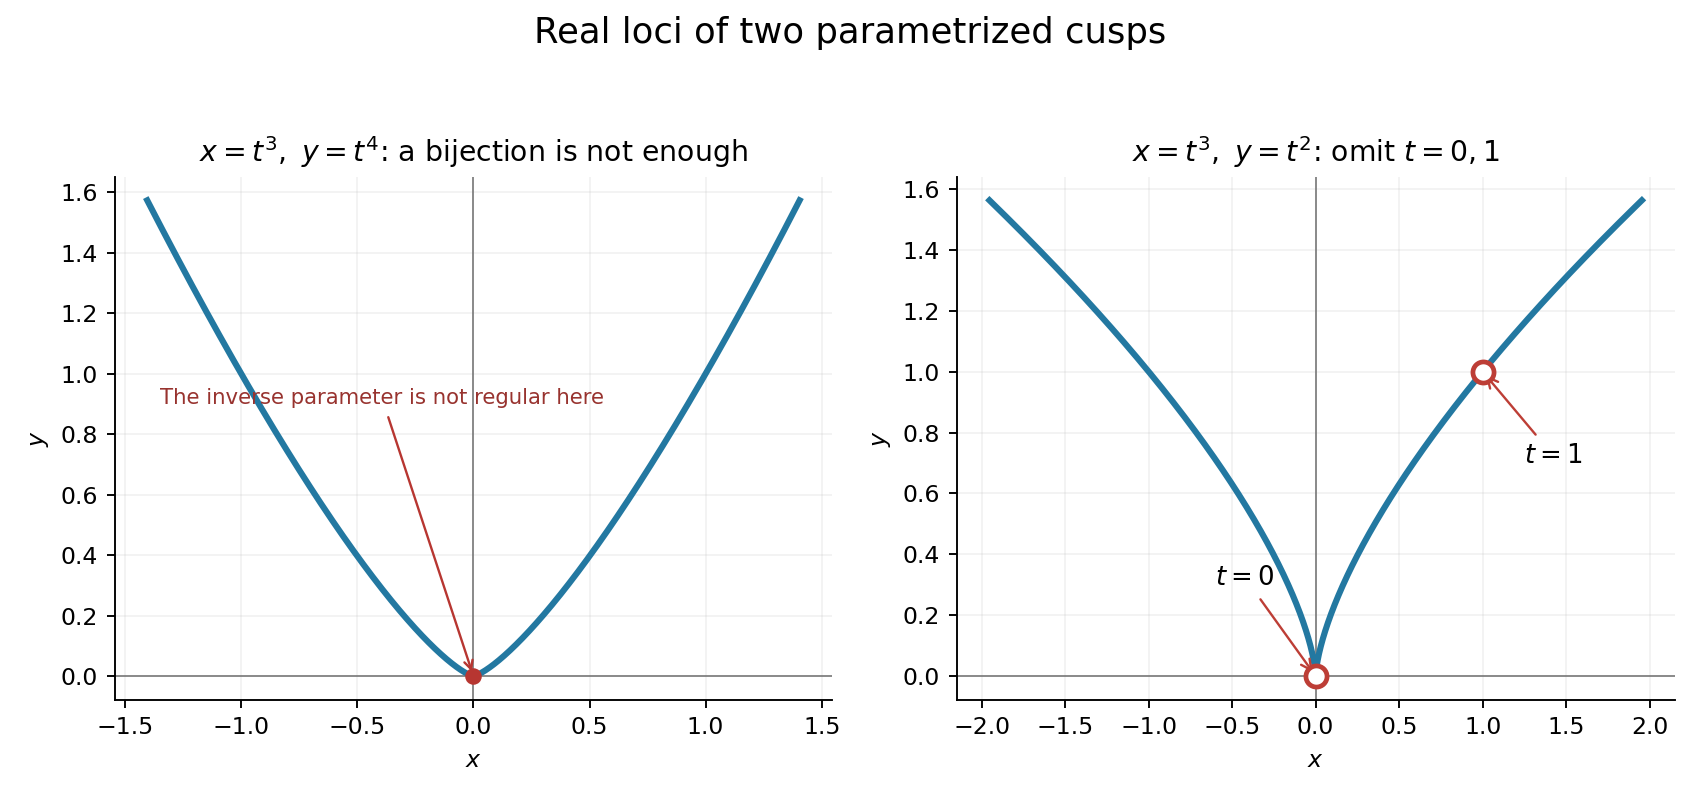

The Python source for this figure:
"""Original real-locus illustrations. Python 3.14, NumPy 2.3, Matplotlib 3.10.
Writes the PNG to the current working directory.
"""
from pathlib import Path
import numpy as np
import matplotlib.pyplot as plt
fig,axes=plt.subplots(1,2,figsize=(10,4.7),facecolor='white')
for ax in axes:
    ax.set_facecolor('white');ax.axhline(0,color='#777777',lw=.7);ax.axvline(0,color='#777777',lw=.7)
    ax.grid(alpha=.15);ax.spines[['top','right']].set_visible(False);ax.set_xlabel('$x$');ax.set_ylabel('$y$')
t=np.linspace(-1.12,1.12,1001);axes[0].plot(t**3,t**4,color='#2378a1',lw=2.6)
axes[0].plot(0,0,'o',color='#b73631',ms=6)
axes[0].annotate('The inverse parameter is not regular here',xy=(0,0),xytext=(-1.35,.9),fontsize=9,arrowprops=dict(arrowstyle='->',color='#b73631'),color='#98332f')
axes[0].set_title(r'$x=t^3,\ y=t^4$: a bijection is not enough',fontsize=12)
t=np.linspace(-1.25,1.25,1001);axes[1].plot(t**3,t**2,color='#2378a1',lw=2.6)
axes[1].scatter([0,1],[0,1],s=80,facecolor='white',edgecolor='#bd3e36',lw=2,zorder=4)
axes[1].annotate('$t=0$',xy=(0,0),xytext=(-.6,.3),fontsize=11,arrowprops=dict(arrowstyle='->',color='#bd3e36'))
axes[1].annotate('$t=1$',xy=(1,1),xytext=(1.25,.7),fontsize=11,arrowprops=dict(arrowstyle='->',color='#bd3e36'))
axes[1].set_title(r'$x=t^3,\ y=t^2$: omit $t=0,1$',fontsize=12)
fig.suptitle('Real loci of two parametrized cusps',fontsize=15)
fig.tight_layout(rect=(0,0,1,.94))
fig.savefig(Path.cwd()/'2011-cusp-parametrizations.png',dpi=170,facecolor='white')
